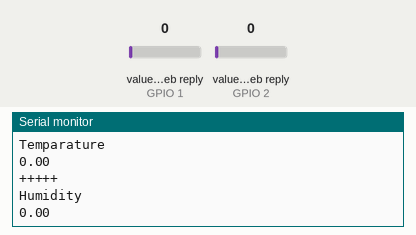
This sketch was run on a simulated ESP8266 (NodeMCU). On the bench: the last lines printed to the serial monitor. The test bench sets the inputs (shaded band); at power-on: value in the web reply (sensors on GPIO 1, GPIO 2) 0. WiFi joins after 1.5 s; servers stay silent unless stated; web services answer with replies made up by the test bench.

Above: at 1.8 s.
1.9 s: value in the web reply (sensor on GPIO 1) set to 2
At 2.26 s:
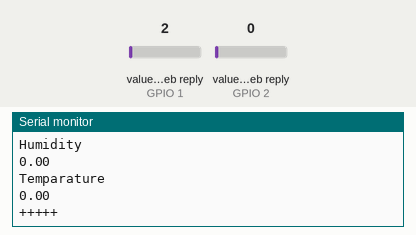
3.4 s: value in the web reply (sensor on GPIO 2) set to 25
At 3.66 s:
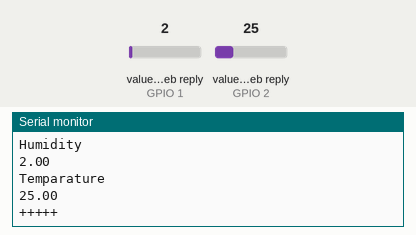
4.9 s: value in the web reply (sensor on GPIO 1) set to 50
At 5.41 s:
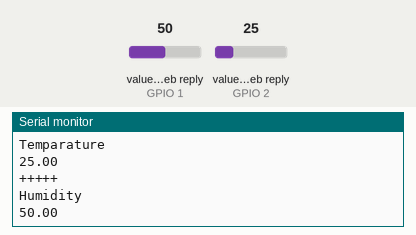
6.4 s: value in the web reply (sensor on GPIO 2) set to 75
At 7.16 s:
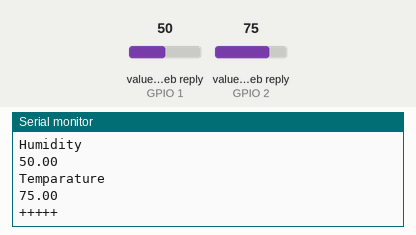
Timing chart, 0 to 8.9 s (numbered marks = the images above; inputs shaded):
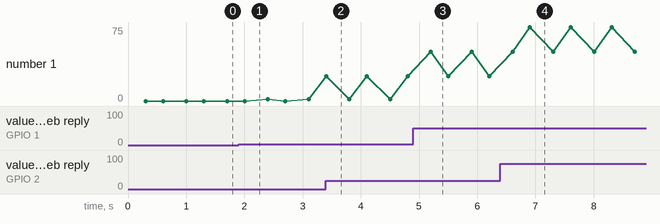

The sketch:

SUBSCRIBE_DHT11_THINGSPEAK.ino
```cpp
#include <ESP8266WiFi.h>;
#include <WiFiClient.h>;
#include <ThingSpeak.h>;
const char* ssid = "Codermaker";
const char* password = "babi1pal";
WiFiClient client;

unsigned long myChannelNumber =1387827;
const char * myReadAPIKey ="BJRO60CVB2IMWXPK";
float a,b;

void setup() {
Serial.begin(115200);
WiFi.begin(ssid, password);
ThingSpeak.begin(client);
}
void loop() {
a = ThingSpeak.readFloatField(myChannelNumber,1,myReadAPIKey);
Serial.println("Humidity");
Serial.println(a);
b = ThingSpeak.readFloatField(myChannelNumber,2,myReadAPIKey);
Serial.println("Temparature");
Serial.println(b);
Serial.println("+++++");
delay(100);
}
```

Measured:
- after the input at 3.4 s, the serial monitor: prints a new line at once (image 2)
- after the input at 4.9 s, the serial monitor: prints a new line after 0.31 s (image 3)
- after the input at 6.4 s, the serial monitor: prints a new line after 0.51 s (image 4)
- plotted number 1: 0 → 2 after the input at 1.9 s, 2 → 25 after the input at 3.4 s
